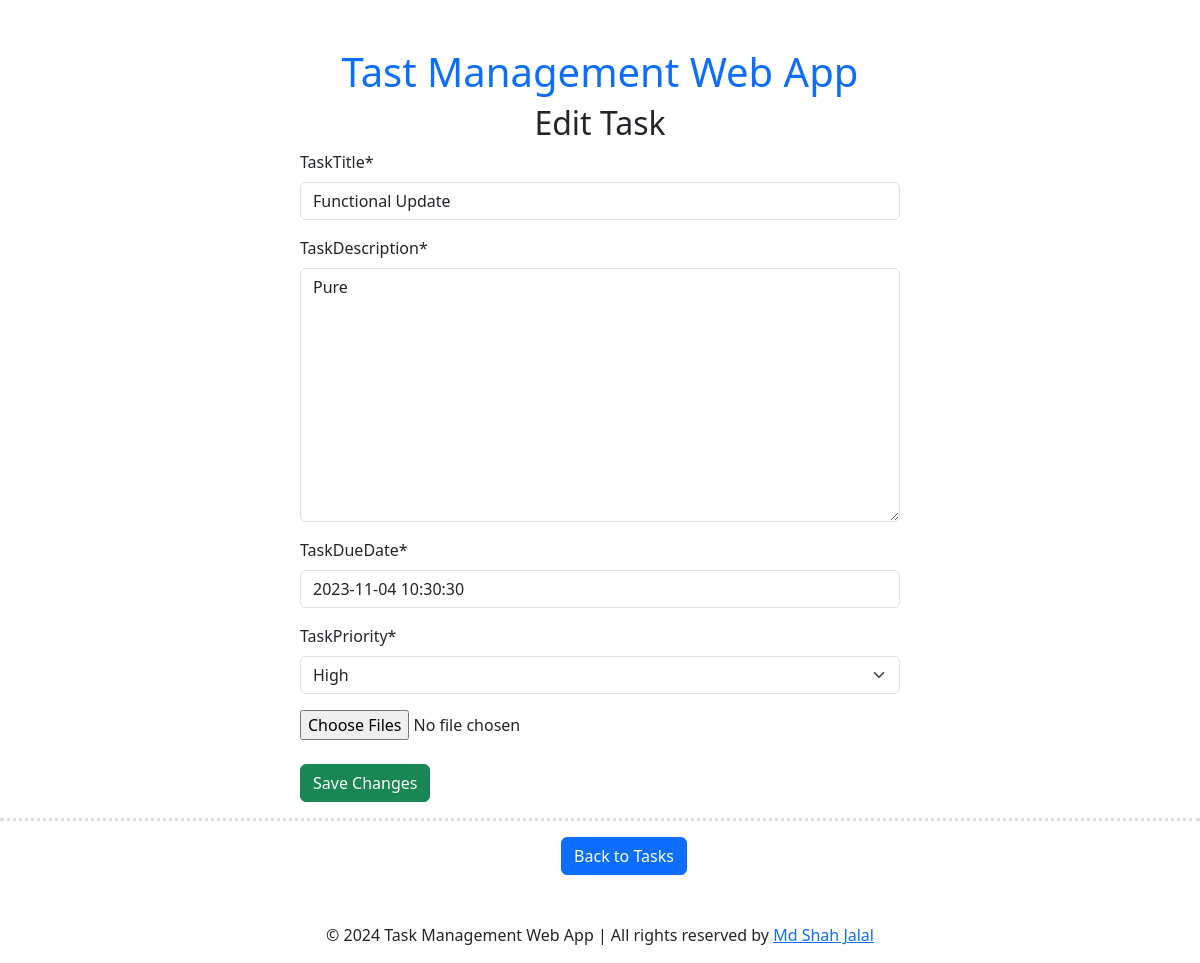
The app's page /edit_task/5/ with its own data.
### todoapp/models.py (models this page shows, shortened)
class TaskModel(models.Model):
    taskTitle = models.CharField(max_length=100)
    taskDescription = models.TextField()
    is_completed = models.BooleanField(default=False)
    taskDueDate = models.DateTimeField(default=timezone.now)
    taskPriority = models.CharField(max_length=20, choices=[
        ('low', 'Low'),
        ('medium', 'Medium'),
        ('high', 'High'),
    ])
    images = models.ManyToManyField('Photo', related_name='tasks', blank=True)
    created_at = models.DateTimeField(default=timezone.now)  # Use timezone.now to set the current timestamp
    updated_at = models.DateTimeField(auto_now=True)  # This field will automatically update on every save

### todoapp/views.py (the view)
# urls.py: path('edit_task/<int:task_id>/', edit_task, name='edit_task'),
def edit_task(request, task_id):
    task = TaskModel.objects.get(pk=task_id)
    user_timezone = request.session.get('user_timezone', 'UTC')  # Retrieve the user's time zone
    if request.method == 'POST':
        form = TaskForm(request.POST, request.FILES, instance=task)
        if form.is_valid():
            for image in task.images.all():
                default_storage.delete(image.image.name)
                image.delete()
            for image in request.FILES.getlist('images'):
                photo = Photo(image=image)
                photo.save()
                task.images.add(photo)
            task = form.save()
            return redirect('show_tasks')
    else:
        form = TaskForm(instance=task)
    return render(request, 'edit_task.html', {'form': form, 'task': task, 'user_timezone': user_timezone})

### todoapp/forms.py
class TaskForm(forms.ModelForm):
    class Meta:
        model = TaskModel
        fields = ('taskTitle', 'taskDescription', 'taskDueDate', 'taskPriority')

### todoapp/templates/edit_task.html (shortened to what this page needs)
{% extends 'base.html' %}
{% load crispy_forms_tags %}
{% block content %}
<div class="w-50 m-auto">
    <h2 class="text-center">Edit Task</h2>
    <form method="post" enctype="multipart/form-data">
        {{ form | crispy }}
        <input type="file" name="images" id="id_images" multiple>
        <br/> <br/>
        <button class="btn btn-success" type="submit">Save Changes</button>
    </form>
</div>
<hr style="border-top: 3px dotted #838282;" class="dotted">
<div class="text-center">
    <a class="btn btn-primary ms-5" href="{% url 'show_tasks' %}">Back to Tasks</a>
</div>
{% endblock %}

### records on screen
TaskModel: taskTitle "Functional Update", taskDescription "Pure", taskDueDate "2023-11-04 10:30:30", taskPriority "High"
